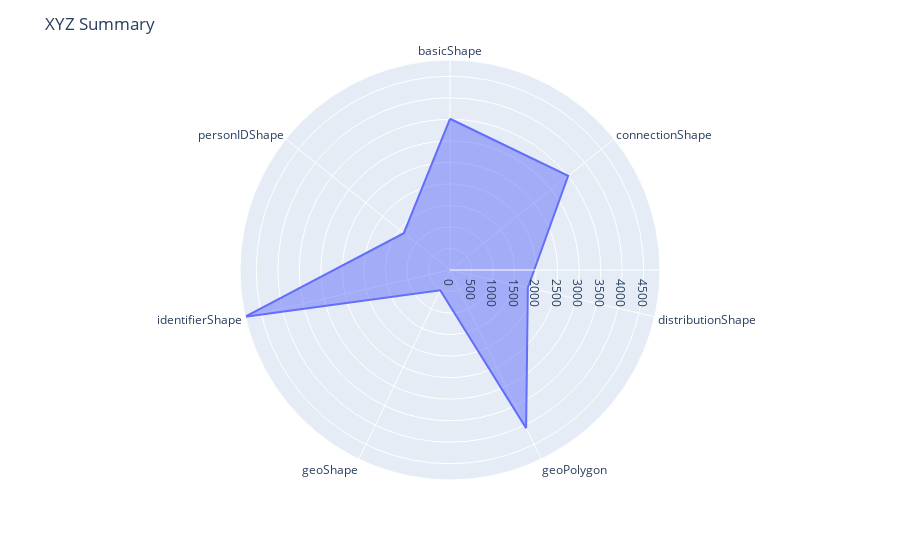

Write notebook code for a chart like this one.
### Code cell
dfr = pd.DataFrame(dict(
    r=summary['severity'].tolist(),   # vs valid which is hard since num resources can be < errors (multiple errors in a resource)
    theta=summary['shape'].tolist()))
fig = px.line_polar(dfr, r='r', theta='theta',line_close=True)
fig.update_traces(fill='toself')

# fig.add_trace( name="Validation Summary" )

fig.update_layout(
  polar=dict(
    radialaxis=dict(
      visible=True,
      range=[0, summary["severity"].max()]
      # range=[0, countsdf["count"].sum()]
    )),
  showlegend=True,
  title='XYZ Summary'
)

fig.show()

### Figure 1 — Plotly figure (JSON) as saved in the notebook; plotly's stock layout.template omitted (floating-point values rounded to 4 significant figures)
{"data": [{"hovertemplate": "r=%{r}<br>theta=%{theta}<extra></extra>", "legendgroup": "", "line": {"color": "#636efa", "dash": "solid"}, "marker": {"symbol": "circle"}, "mode": "lines", "name": "", "r": [3513, 3510, 1855, 4076, 523, 4878, 1372, 3513], "showlegend": false, "subplot": "polar", "theta": ["basicShape", "connectionShape", "distributionShape", "geoPolygon", "geoShape", "identifierShape", "personIDShape", "basicShape"], "type": "scatterpolar", "fill": "toself"}], "layout": {"polar": {"domain": {"x": [0.0, 1.0], "y": [0.0, 1.0]}, "angularaxis": {"direction": "clockwise", "rotation": 90}, "radialaxis": {"visible": true, "range": [0, 4878]}}, "legend": {"tracegroupgap": 0}, "margin": {"t": 60}, "showlegend": true, "title": {"text": "XYZ Summary"}}}
